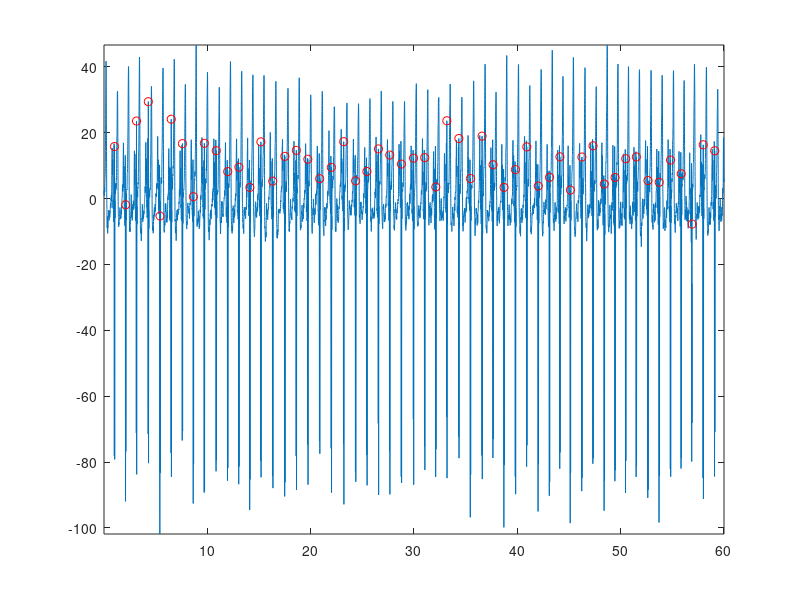
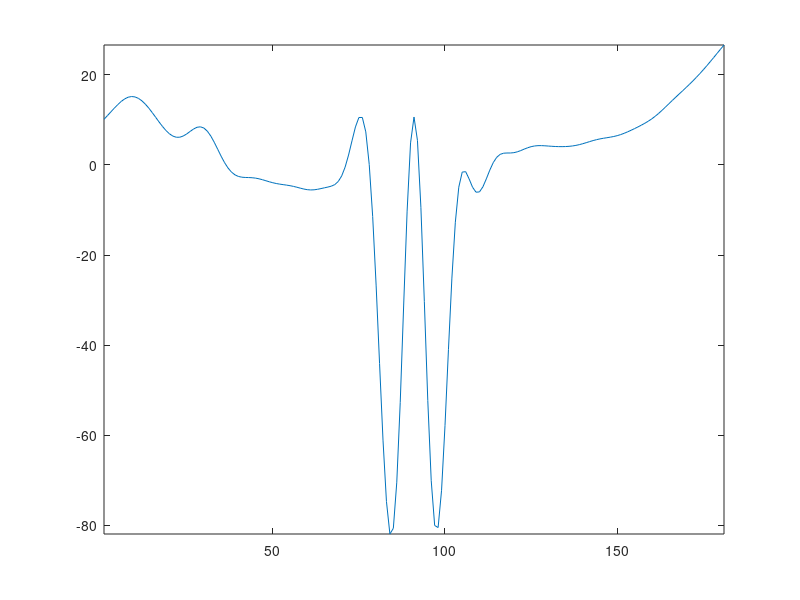
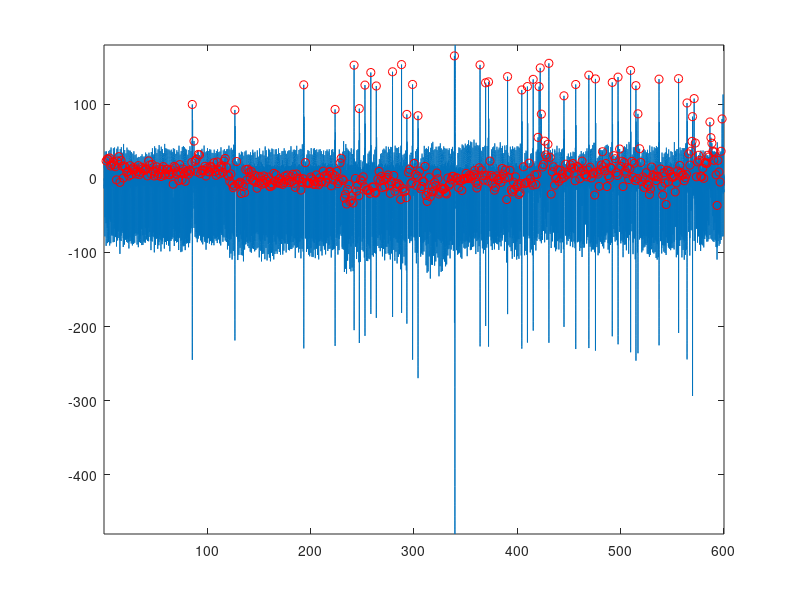
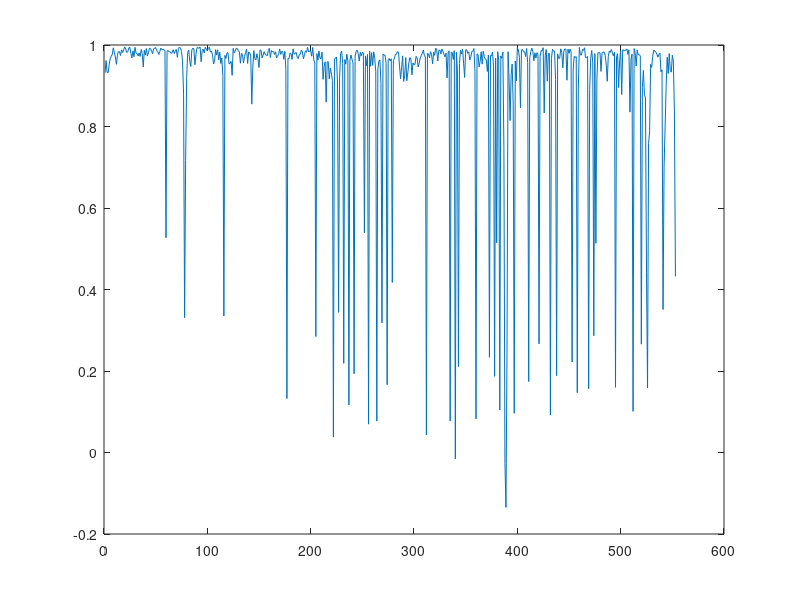

Write the MATLAB code that produced these figures, in order.
clear; close all; clc;

load data_for_template_5;

x = 1/Fs:1/Fs:length(data)/Fs;
rpeak_in_time = rpeak_i/Fs;

figure;
plot(x, data); hold on;
plot(rpeak_in_time, data(rpeak_i), 'ro'); axis tight; %피크 값에 따라 그래프 출력

TEMPLATE = zeros((Fs)/2+1, 1); % 피크를 기준으로 앞 90개 뒤 90개 총 181개 데이터가 됨

% 혹시 마지막 피크 뒤에 90개 데이터가 없을 수도 있으므로, 마지막 피크는 계산하지 않았음
for kk=1:1:length(rpeak_i)-1 
    % 피크를 기준으로 앞 90개 뒤 90개 총 181개 데이터를 가져옴
    tmp = data(rpeak_i(kk)-Fs/4:rpeak_i(kk)+Fs/4); %112번 부터220번째

    % 누적해서 더함
    TEMPLATE = TEMPLATE + tmp;

end

% 더한 횟수 만큼 나눠줌
TEMPLATE = TEMPLATE/(length(rpeak_i)-1);

figure;
plot(TEMPLATE); axis tight; %템플릿(대표 파형) 출력

%% 분석할 데이터를 불러옴
load data_for_arrhythmia_5; %데이터를 불러와 유사도 평가

x = 1/Fs:1/Fs:length(data)/Fs;
rpeak_in_time = rpeak_i/Fs;

figure;
plot(x, data); hold on;
plot(rpeak_in_time, data(rpeak_i), 'ro'); axis tight;


% 상관계수를 이용한 유사도 평가
SIMILARITY_CORR = zeros(1, length(rpeak_i));
 
for kk=1:1:length(rpeak_i)
    tmp = data(rpeak_i(kk)-Fs/4:rpeak_i(kk)+Fs/4);

    [r, p] = corrcoef(tmp, TEMPLATE); %ans 4개 값 나옴(1,4는 첫번쨰와 첫번쨰,두번쨰와 두번쨰 비교 , 즉 같은값 비교)

    SIMILARITY_CORR(kk) = r(1,2);
end

figure;
plot(SIMILARITY_CORR); %출력하면 상관 계수가 훅 떨어지는 지점이 있음 
                        %떨어지는 지점 실제 arr_id 데이터 값과 비교해보면
                           %어떤 지점이 부정맥인지 확인 가능 

EST_OUT_CORR = zeros(1, length(rpeak_i));
for kk=1:1:length(rpeak_i)
    if SIMILARITY_CORR(kk) < 0.7 %0.95보다 낮은 점을 부정맥으로 하겠다.수정해가며 출력

        EST_OUT_CORR(kk) = 1;
    end
end

Accuracy_Corr = 0;

for kk=1:1:length(EST_OUT_CORR)
    if EST_OUT_CORR(kk) == Arr_ID(kk)
        Accuracy_Corr = Accuracy_Corr + 1;
    end
end
Accuracy_Corr = 100* (Accuracy_Corr / length(EST_OUT_CORR)); %정답/측정*100,100에 가까울수록 좋음
Accuracy_Corr

figure;
subplot(211); bar(Arr_ID); axis tight; %실제 부정맥 출력
subplot(212); bar(EST_OUT_CORR); axis tight; %내가 평가한 그래프 출력
                                            %기준값을 높이거나 낮춰서 같게 만들어야함


% 절대 차이를 이용한 유사도 평가
SIMILARITY_DIFF = zeros(1, length(rpeak_i));

for kk=1:1:length(rpeak_i)
    tmp = data(rpeak_i(kk)-Fs/4:rpeak_i(kk)+Fs/4);
    SIMILARITY_DIFF(kk) = mean(abs(tmp-TEMPLATE));
end

figure;
plot(SIMILARITY_DIFF);

EST_OUT_DIFF = zeros(1, length(rpeak_i));
for kk=1:1:length(rpeak_i)
    if SIMILARITY_DIFF(kk) > 30 %이 부분을 수정해가며 정확도 올리기
        EST_OUT_DIFF(kk) = 1;
    end
end

Accuracy_Diff = 0;

for kk=1:1:length(EST_OUT_DIFF)
    if EST_OUT_DIFF(kk) == Arr_ID(kk)
        Accuracy_Diff = Accuracy_Diff + 1;
    end
end
Accuracy_Diff = 100* (Accuracy_Diff / length(EST_OUT_DIFF));
Accuracy_Diff

figure;
subplot(211); bar(Arr_ID); axis tight;
subplot(212); bar(EST_OUT_DIFF); axis tight;

%1. 상관계수, 절대차이를 이용하여 기준점 찾기
%2.실제와 비교
%3.정확도 평가
%4. 기준값 수정 

%과제 : 값을 조절해가며 정확도 맞춰가보기 

%       상관계수                        절대차이
%   1   SIMILARITY_CORR(kk) < 0.6     SIMILARITY_DIFF(kk) > 25
%   2   SIMILARITY_CORR(kk) < 0.8     SIMILARITY_DIFF(kk) > 50
%   3   SIMILARITY_CORR(kk) < 0.7     SIMILARITY_DIFF(kk) > 80
%   4   SIMILARITY_CORR(kk) < 0.9     SIMILARITY_DIFF(kk) > 40
%   5   SIMILARITY_CORR(kk) < 0.7     SIMILARITY_DIFF(kk) > 30
